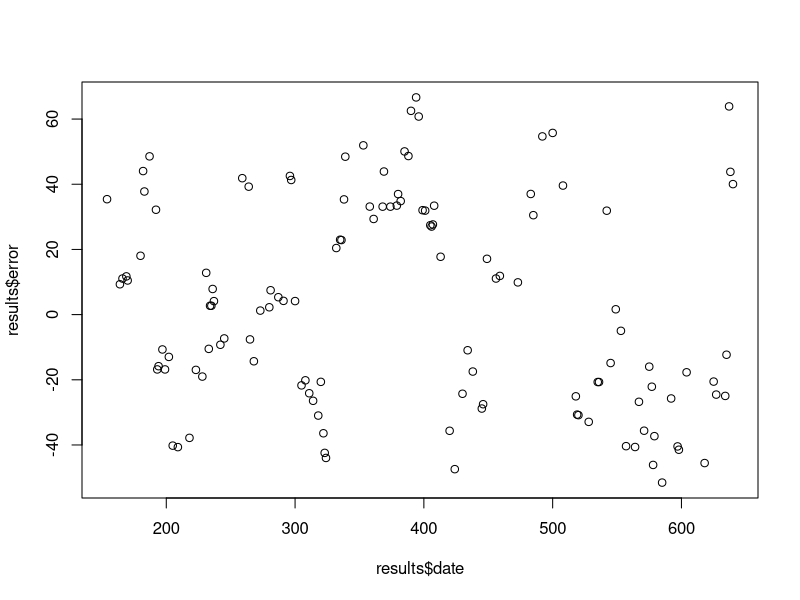
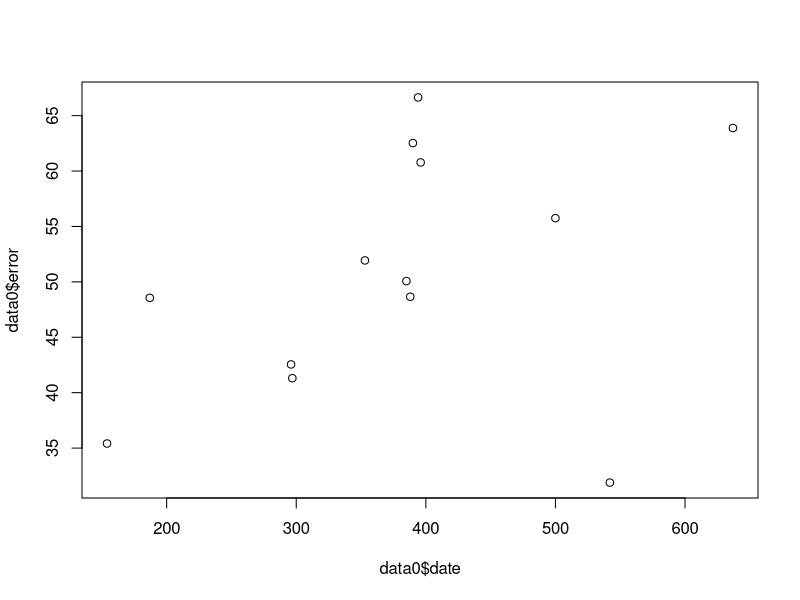
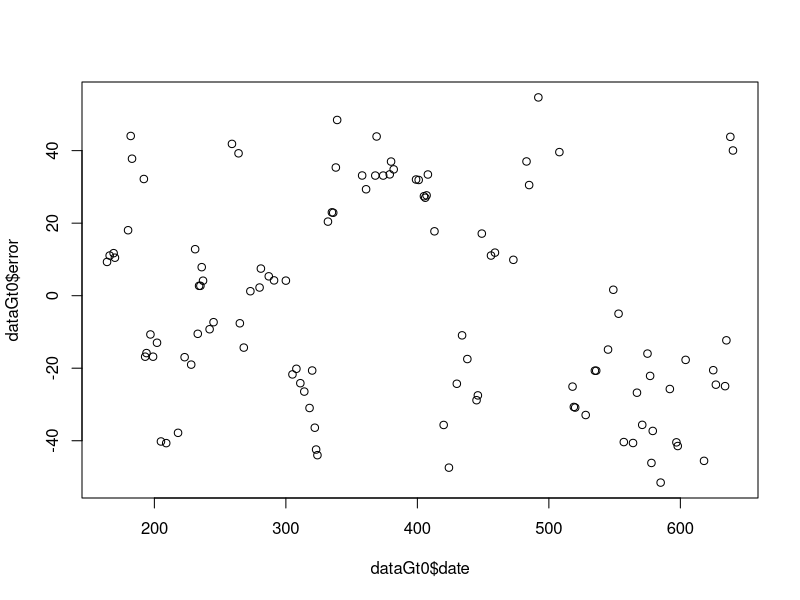

The R script that drew these images, in order:
# Estimates by monthly sales


library(ggplot2)


################################################################
################      FUNCTIONS    #############################
################################################################

#Creating sum of standarized:
# r=7 week, r=30 month, r=90 trimestre
sumquantities<-function(X,r){
  data<-rep(0,length(X))
  for(i in (length(X):r)){ 
    k<- i-r
    s<-i-1
    data[i]<-sum(X[k:s])
  }
  mean<-mean(data)
  sd<-sd(data)
  da <- sapply(data,function(x) (x-mean)/sd)
  return(da)
}

##Putting info in Resum table
##X:days in resum, YD:days in product, YD:quantity of product
resumtable<- function(X,YD,YQ){
  data <- rep(0,length(X))
  k<-1
  for(i in 1:length(X)){
    if(X[i]==YD[k]){
      data[i]<-YQ[k]
      k<-k+1
    }
  }
  return(data)
}

##Other quantities

quantitiescate<-function(X,YD,YQ){
  data<-resumtable(X,YD,YQ)
  mean<-mean(data)
  sd<-sd(data)
  da <- sapply(data,function(x) (x-mean)/sd)
  return(da)
}


##### Variable Y, prevision next r days:

Yfunction <- function(X,r){
  r<- r-1
  t <-(length(X)-r)
  data<-rep(0,length(X))
  for(i in (1:t)){ 
    k <- i+r
    data[i]<-sum(X[i:k])
  }
  return(data)
}



################################################################
#####################     DATA    ##############################
################################################################

##Import
sales_cat3 <- read.csv("table1.csv")
sales_16 <- read.csv("table2.csv")
sales_cats <- read.csv("table3.csv")

sales_cat3$days <- as.integer(as.Date(sales_cat3[,2], format= "%Y-%m-%d"))
sales_16$days <- as.integer(as.Date(sales_16[,2], format= "%Y-%m-%d"))
sales_cats$days <- as.integer(as.Date(sales_cats[,2], format= "%Y-%m-%d"))

#Create resum table
resum <-data.frame(seq(as.integer(as.Date("1996-07-04", format= "%Y-%m-%d")),as.integer(as.Date("1998-05-06", format= "%Y-%m-%d")),1))
names(resum)<- c("days")

##put information in resum:

resum$quantity_16<-resumtable(resum$days,sales_16$days,sales_16$Quantity)

########---------------------------
##Y - Creation on the dependent variable:


resum$Y_salesnextweek<-Yfunction(resum$quantity_16,30) # sales in posterior 30 days 



########---------------------------
##X1=Sales of last week:

resum$X1_SalesWeek <-sumquantities(resum$quantity_16,7)


########---------------------------
##X2=Sales of last month:

resum$X2_SalesMonth <- sumquantities(resum$quantity_16,30)

########---------------------------
##X3=Sales of last trimester:

resum$X3_SalesTrimes <- sumquantities(resum$quantity_16,90)

########---------------------------
##X4=Sales of last Semester:

resum$X4_SalesSemes <- sumquantities(resum$quantity_16,182)

########---------------------------
##X5=Sales of the day of other products of categ.3:

resum$X5quantity_cat3<-quantitiescate(resum$days,sales_cat3$days,sales_cat3$Quantity)

########---------------------------
##X5=Sales of the day of other products of categ.3:

resum$X6quantity_cat<-quantitiescate(resum$days,sales_cats$days,sales_cats$Quantity)

###########################################################################
#  Discard first 6 months, since we can't generate all X properly #########
##########################################################################


DATA<- resum[183:nrow(resum)-30,3:ncol(resum)]



# Split data into training (75%) and testing (25%)
train_idx <- sample(1:nrow(DATA),round(nrow(DATA)*0.75),replace=FALSE)
test <- DATA[-train_idx,] # test data
DATA <- DATA[train_idx,] # train data



# Model GLM Poisson

b<-paste(names(DATA)[-1],collapse=" + ")
formula <- paste0(paste0(names(DATA)[1]," ~ "),b) 

logit <- glm( formula , poisson(link='log'),data=DATA )

summary(logit)

# Validate with test data
predicted<-predict(logit,test,type="response")
    # generate results ordered by date
    date<-as.integer(rownames(test))
    results<-data.frame(date,observed=test[,1],predict=predicted,error=predicted-test[,1])
    results<-results[order(results$date),]

plot(results$date,results$error)

#results just for observed sales =0
data0<-results[results$observed==0,]
plot(data0$date,data0$error)

#results just for observed sales !=0
dataGt0<-results[results$observed!=0,]
plot(dataGt0$date,dataGt0$error)

# Root Mean Square Error
RMSE<-sqrt(mean(results$error^2))
RMSE/mean(test[,1])
mean(test[,1])





